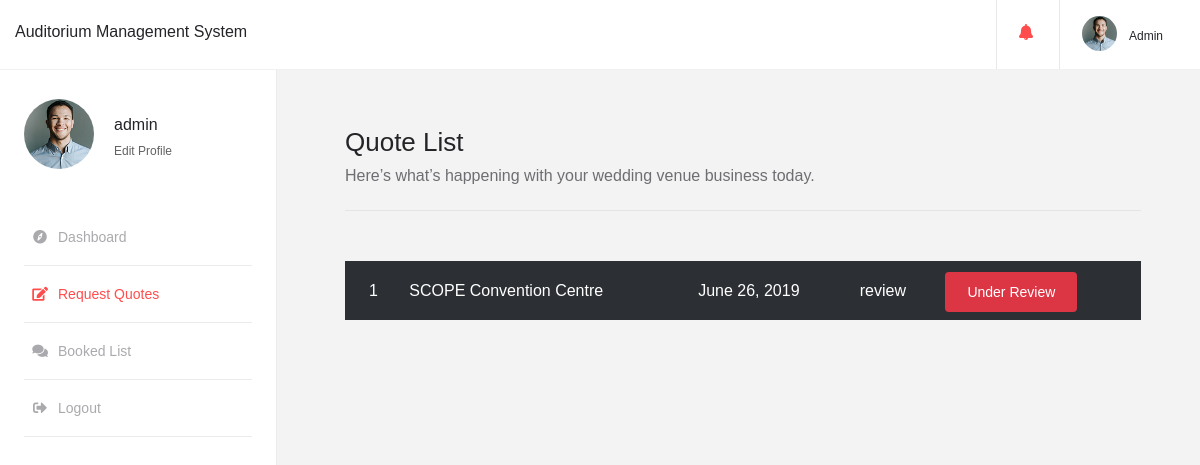
Page /dashboard/quote/ (signed in) on the earlier database version.
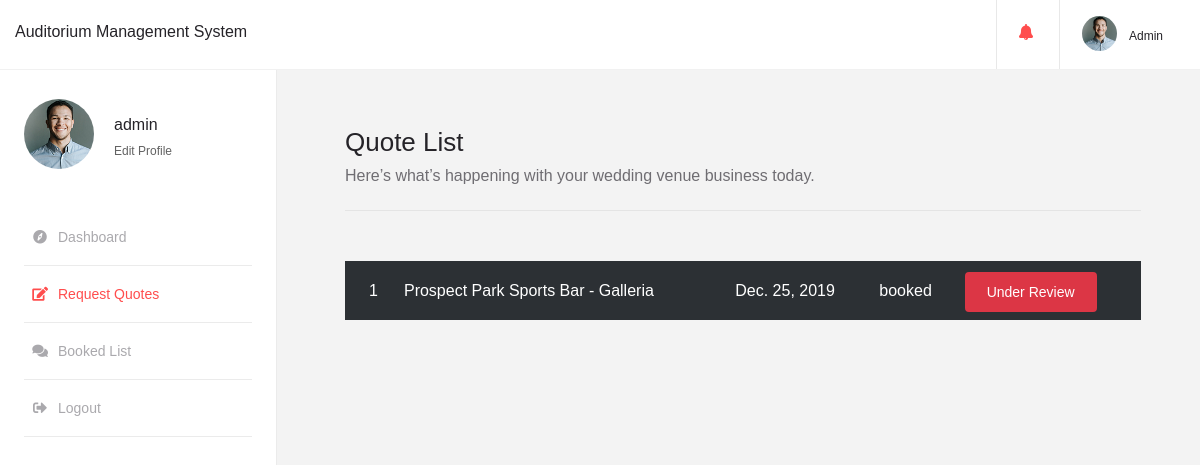
Same page on the later database version.
### booking/models.py (models this page shows, shortened)
class Quote(models.Model):
    STATUS_TYPE = (
        ('review', 'Reviewing'),
        ('confirm', 'Confirmed'),
        ('booked', 'Booked'),
    )
    status = models.CharField(max_length=15, choices=STATUS_TYPE, default='review')
    name = models.CharField(max_length=25, blank=True, null=True)
    email = models.EmailField()
    mobile_no = models.IntegerField(verbose_name="Mobile Number")
    venue = models.ForeignKey(Venue, on_delete=models.CASCADE)
    booking_date = models.DateField(auto_now=False, auto_now_add=False, blank=True, null=True)
    guest = models.PositiveIntegerField(blank=True, null=True, verbose_name='Number Of Guest')
    booking_purpose = models.ForeignKey(BookingPurpose, on_delete=models.SET_NULL, blank=True, null=True)
    total = models.DecimalField(decimal_places=2, max_digits=10, default="0")
    timestamp = models.DateTimeField(auto_now=False, auto_now_add=False, default=timezone.now)

### venue/models.py (models this page shows, shortened)
class Venue(models.Model):
    BOOKING_TYPE = (
        ('full_day', 'Full Day'),
        ('first_half', 'First Half'),
        ('second_half', 'Second Half'),
    )
    name = models.CharField(max_length=250)
    seating_capacity = models.PositiveIntegerField()
    standing_capacity = models.PositiveIntegerField()
    address = models.CharField(max_length=300)
    state = models.ForeignKey(State, on_delete=models.SET_NULL, null=True)
    city = models.ForeignKey(City, on_delete=models.SET_NULL, null=True, blank=True)
    zip_code = models.PositiveIntegerField()
    booking_type = MultiSelectField(choices=BOOKING_TYPE)
    booking_purpose = models.ManyToManyField(BookingPurpose)
    description = models.TextField(blank=True)
    image = models.ImageField(blank=True)
    price = models.DecimalField(decimal_places=2, max_digits=8, help_text='This price for per day')
    is_active = models.BooleanField(default=True)
    is_feature = models.BooleanField(default=False)

### booking/views.py (the view)
# urls.py: path('dashboard/quote/', QuoteView.as_view(), name='quote_list'),
class QuoteView(LoginRequiredMixin, ListView):
    model = Quote
    template_name = 'booking/quote_list.html'
    def get_context_data(self, *, object_list=None, **kwargs):
        context = super(QuoteView, self).get_context_data(**kwargs)
        return context
    def get_queryset(self):
        user = self.request.user
        return Quote.objects.filter(email=user.email).order_by('-timestamp')
    @method_decorator(login_required)
    def dispatch(self, request, *args, **kwargs):
        return super(QuoteView, self).dispatch(request, *args, **kwargs)

### templates/booking/quote_list.html (shortened to what this page needs)
{% extends 'base/user_base_site.html' %}
    {% block content %}
    <div class="dashboard-content">
        <div class="container-fluid">
            <div class="row">
                <div class="col-xl-12 col-lg-10 col-md-9 col-sm-12 col-12">
                    <div class="dashboard-page-header">
                        {% if object_list.count > 0 %}
                        <h3 class="dashboard-page-title">Quote List</h3>
                        <p class="d-block">Here’s what’s happening with your wedding venue business today.</p>
                        {% else %}
                        <h2>You have no quote requested</h2>
                        {% endif %}
                    </div>
                </div>
            </div>
            <div class="row">
                <div class="col-12">
                    <table class="table table-striped table-dark">
                        <tbody>
                          {% for obj in object_list %}
                          <tr>
                            <td class="pl-4">{{ forloop.counter }}</td>
                            <td>{{ obj.venue.name }}</td>
                            <td>{{ obj.booking_date }}</td>
                            <td>{{ obj.status }}</td>
                            <td>{% if obj.status == 'confirm' %}<a class="btn btn-success" href="{% url 'booking:booking_form' quote_pk=obj.pk %}">Complete Book Now</a>{% else %}<a class="btn btn-danger disable" href="javascript:void(0)">Under Review</a>{% endif %}</td>
                          </tr>
                          {% endfor %}
                        </tbody>
                      </table>
                </div>
            </div>
        </div>
    </div>
    {% endblock %}

Differences in the rows shown:
removed Quote: venue.name "SCOPE Convention Centre", booking_date "June 26, 2019", status "review", shows "Under Review"
added Quote: venue.name "Prospect Park Sports Bar - Galleria", booking_date "Dec. 25, 2019", status "booked", shows "Under Review"
